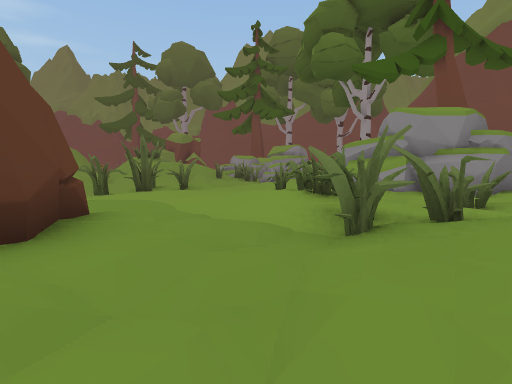
View 1 (above)

24 first-person views from a walk through a scene from a Unity 3-D project. The camera is 1.3 m above the floor, tilts 4° down and sees 80° across. The floor is counted in squares, 2 m on a side. Each view is taken from the middle of a square. On the plan, view 1 faces up. The plan holds only what a view shows up to about 10 squares ahead; the rest is blank. The place goes on beyond the plan.

View 2
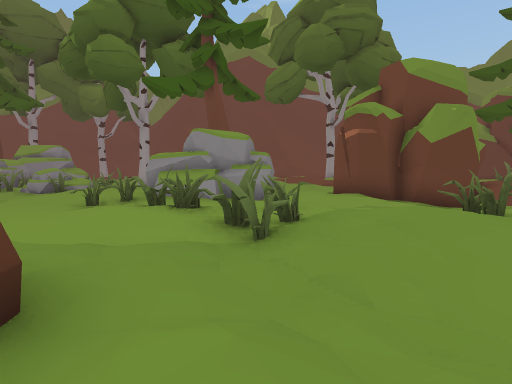

View 3
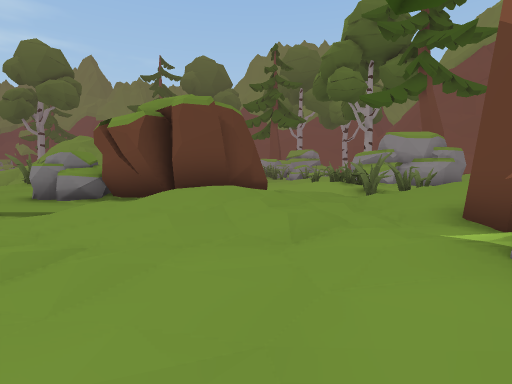

View 4
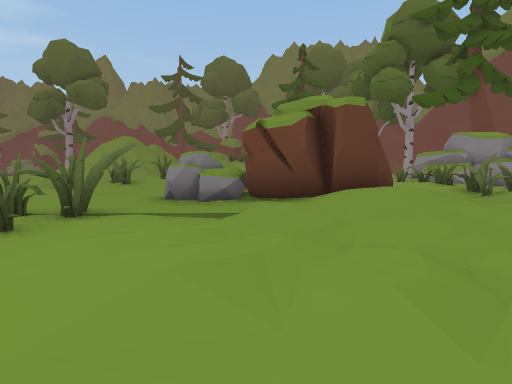

View 5
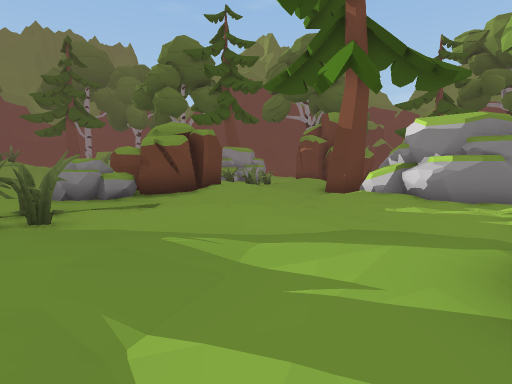

View 6
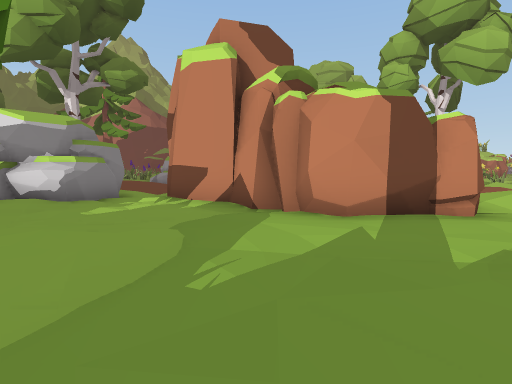

View 7
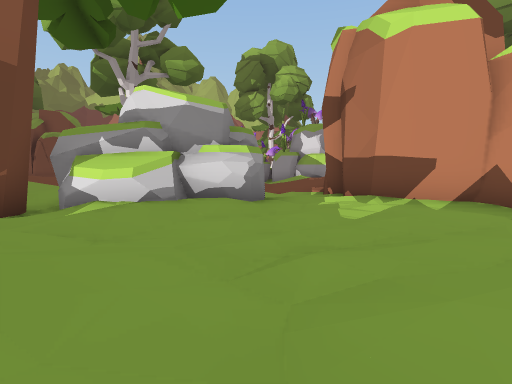

View 8
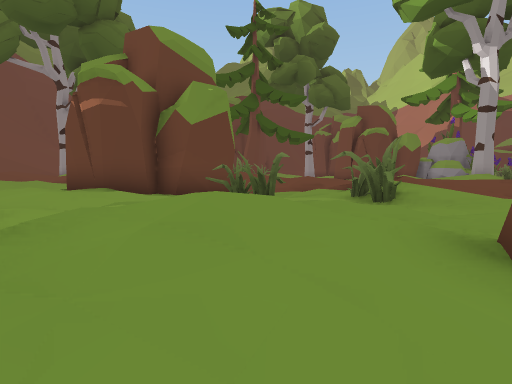

View 9
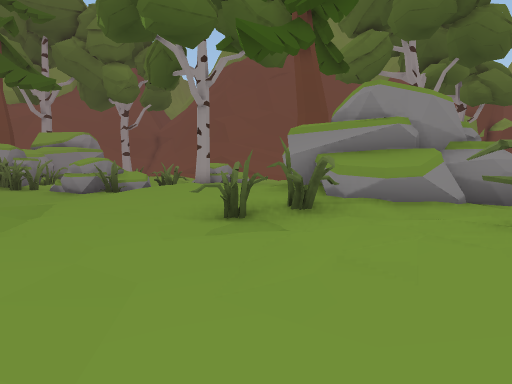

View 10
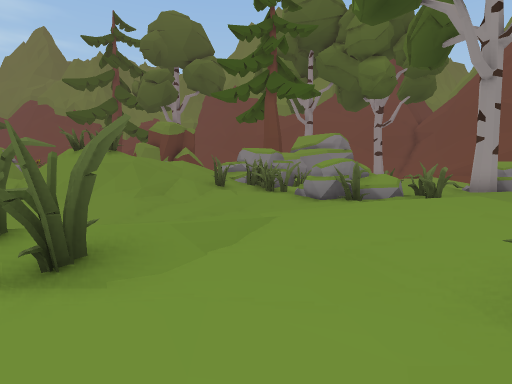

View 11
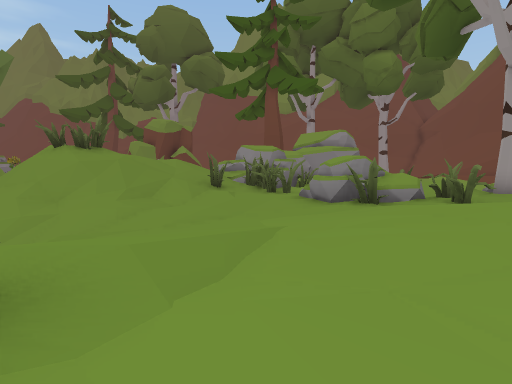

View 12
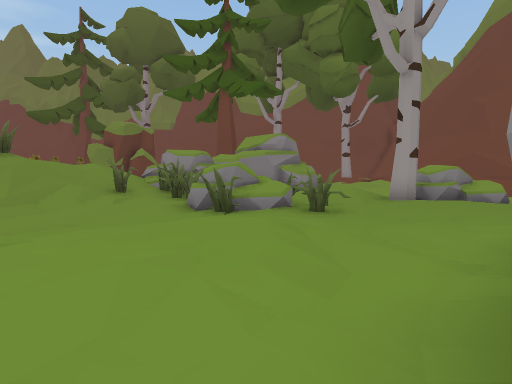

View 13
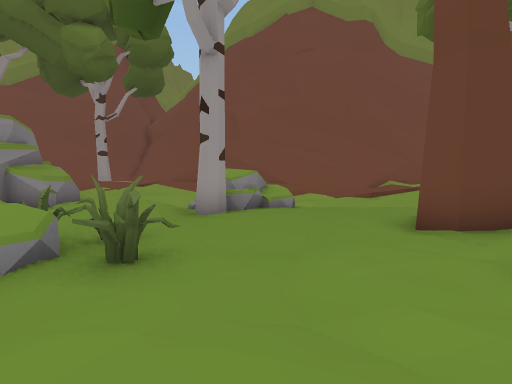

View 14
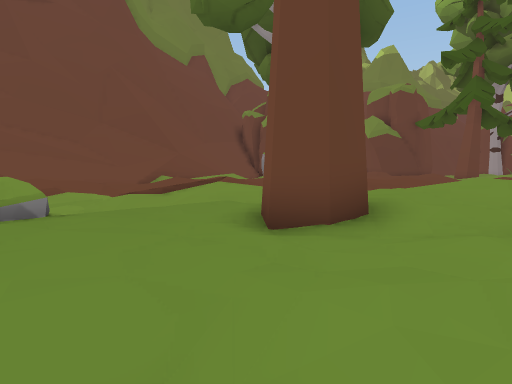

View 15
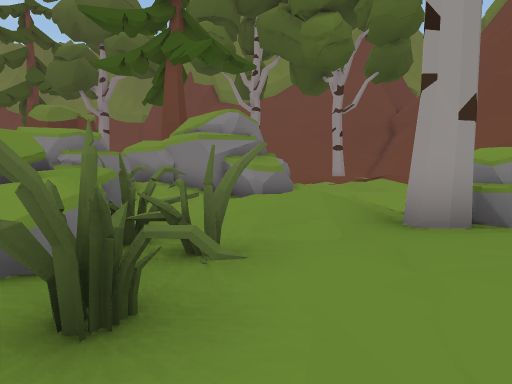

View 16
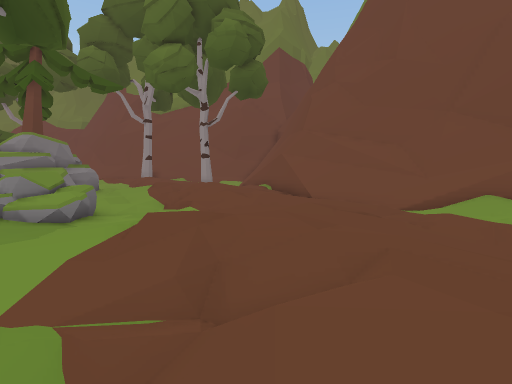

View 17
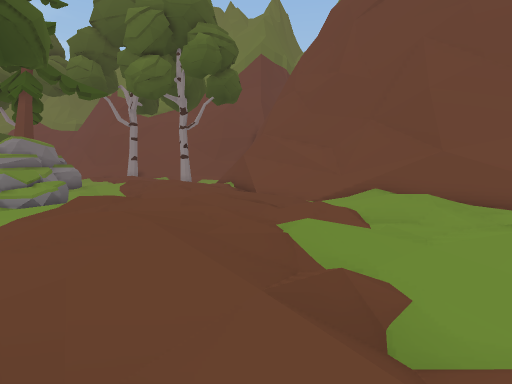

View 18
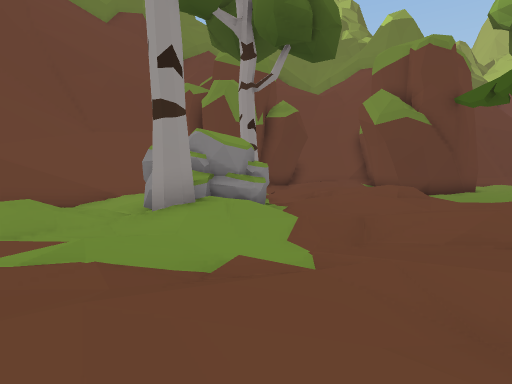

View 19
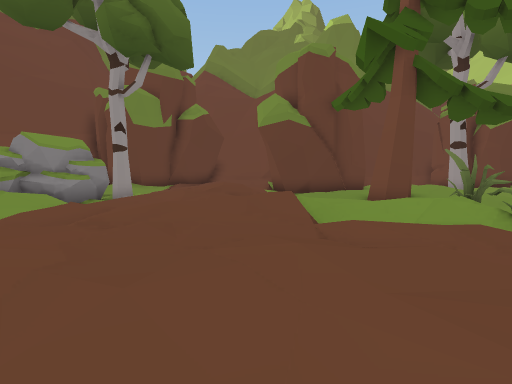

View 20
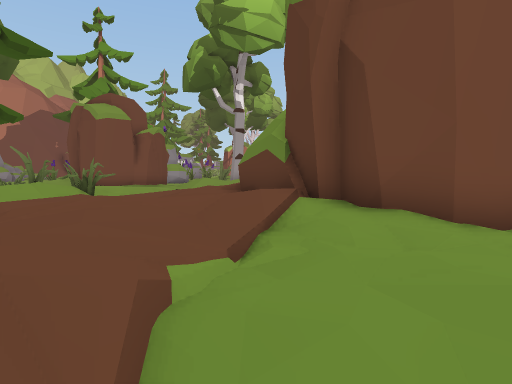

View 21
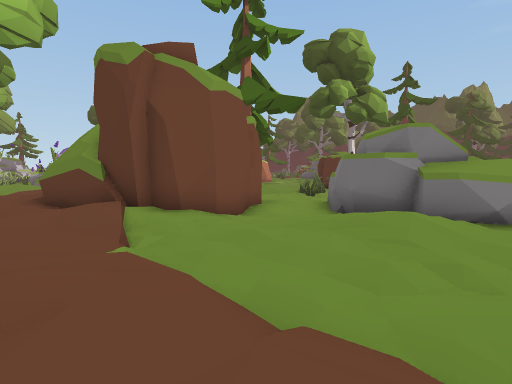

View 22
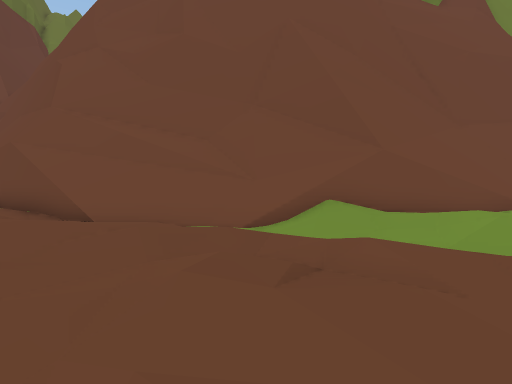

View 23
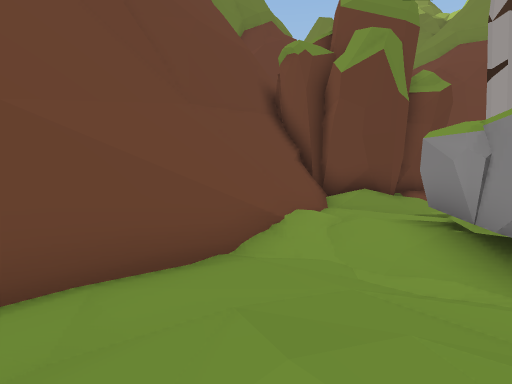

View 24
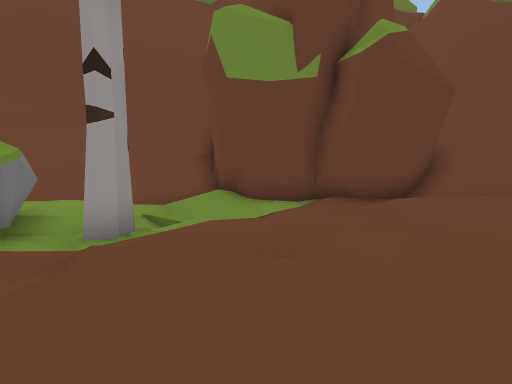

### Floor plan
Key: @ floor where view 1 was taken; # wall or solid block; x gap in a wall; . main floor; : floor 0.25 m higher than the main floor; - floor 0.25 m lower than the main floor; + floor 0.5 m higher than the main floor; _ floor 0.5 m lower than the main floor; * floor 0.75 m higher than the main floor; < floor 0.75 m lower than the main floor; ( floor 1 m lower than the main floor; ! floor 1.25 m lower than the main floor; / step, stairs or slope; = window, fence, low wall or low ledge; ^ raised ledge; v drop or lower ground; R rock.
Columns run from 9 left of view 1 to 31 right of it. Each row starts with its distance up from view 1.
 25                        v==^^
 24          ##  ## -::    -#==^
 23           ####<__..    -=/=#^^
 22           #__<__--     ///=/=#^
 21         ###/<  ____//: .-////#^
 20         ## <_   < <(.::.._////^
 19 =  ////### _-..-RR<<_....-_///#^^^
 18 //##//:-_# R-./#RRR<_-..-_-./###=##^
 17  =#////-_/RR#__--R__-..:._-..-#////#^^
 16   ////(___RR##_---__-.::...//-_/////=^
 15   ////<<(<#________-.+:.--.+/-__-.///^
 14      /((<_---____<_/...:/--.-_-..--==#
 13       (<__...--__##--./+:.-/#####-///#
 12       __--......_....-/+:..:#####<///##
 11      #-._-...###..:..-/+/.-.:###<#_<_-##
 10      ##___-.## ##:+.......-./-.-_----_/#
  9     ^#____#.#  ##....-.::.//--..//...//##
  8     !__--_##^####-...-....::.:::+.:...:.#
  7      ___--.-/###-_-.--.....:::/*+::....:#
  6       __-.#---...-##.:.:.-..: -//..--.
  5 #/    ___.#=#-..#####+::._-//
  4 .-     #_-#-=-..#   ##:......
  3 -_RR#  #-__-.---##   #:.-.++
  2 __RR####---/:   _#   *:.-#x#   #
  1 ____###.._.::.##_<<_ +:./_-##  #
  0 ##__-.:.-@-...--___.           .
 -1 #____-.--_##---#---.          _-
 -2 ##_--___-__#_--##/            _-
 -3 .-_.--__-^##-...:
 -4 .-_.-___.##    -.:
 -5 .---__-_##      .:
 -6 ----_----#
 -7 -.##_###-
 -8 .##### ##
 -9  #

Where each view was taken, in squares from view 1:
view 1: 0 up, 0 right, facing up
view 2: 0 up, 2 left, facing up-right
view 3: 5 down, 2 left, facing up
view 4: 5 down, 5 left, facing up
view 5: 7 down, 9 left, facing up-right
view 6: 3 down, 9 left, facing down-right
view 7: 1 down, 5 left, facing down-right
view 8: 1 up, 0 right, facing right
view 9: 6 up, 2 left, facing up-right
view 10: 8 up, 1 left, facing up
view 11: 9 up, 1 left, facing up
view 12: 9 up, 2 right, facing up
view 13: 12 up, 2 right, facing up-right
view 14: 14 up, 4 right, facing right
view 15: 14 up, 4 right, facing up
view 16: 11 up, 13 right, facing up
view 17: 9 up, 15 right, facing up
view 18: 11 up, 13 right, facing right
view 19: 6 up, 12 right, facing right
view 20: 10 up, 12 right, facing down
view 21: 12 up, 14 right, facing down-left
view 22: 15 up, 13 right, facing up-right
view 23: 16 up, 18 right, facing right
view 24: 6 up, 22 right, facing up-right
